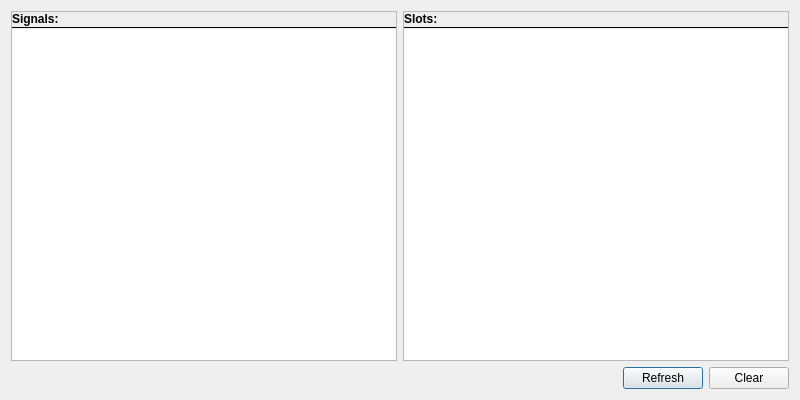
<?xml version="1.0" encoding="UTF-8"?>
<ui version="4.0">
 <class>ValueWidget</class>
 <widget class="QDialog" name="ValueWidget">
  <property name="windowModality">
   <enum>Qt::WindowModal</enum>
  </property>
  <property name="geometry">
   <rect>
    <x>0</x>
    <y>0</y>
    <width>800</width>
    <height>400</height>
   </rect>
  </property>
  <property name="minimumSize">
   <size>
    <width>350</width>
    <height>350</height>
   </size>
  </property>
  <property name="windowTitle">
   <string>Dialog</string>
  </property>
  <layout class="QHBoxLayout" name="horizontalLayout_2">
   <item>
    <layout class="QVBoxLayout" name="verticalLayout_3">
     <item>
      <layout class="QHBoxLayout" name="horizontalLayout_3">
       <item>
        <widget class="QScrollArea" name="scrollArea_3">
         <property name="widgetResizable">
          <bool>true</bool>
         </property>
         <widget class="QWidget" name="scrollAreaWidgetContents_4">
          <property name="geometry">
           <rect>
            <x>0</x>
            <y>0</y>
            <width>384</width>
            <height>344</height>
           </rect>
          </property>
          <layout class="QVBoxLayout" name="verticalLayout_2">
           <property name="spacing">
            <number>0</number>
           </property>
           <property name="leftMargin">
            <number>0</number>
           </property>
           <property name="topMargin">
            <number>0</number>
           </property>
           <property name="rightMargin">
            <number>0</number>
           </property>
           <property name="bottomMargin">
            <number>0</number>
           </property>
           <item>
            <widget class="QLabel" name="label">
             <property name="font">
              <font>
               <bold>true</bold>
              </font>
             </property>
             <property name="text">
              <string>Signals:</string>
             </property>
             <property name="margin">
              <number>6</number>
             </property>
             <property name="indent">
              <number>0</number>
             </property>
            </widget>
           </item>
           <item>
            <widget class="Line" name="line">
             <property name="frameShadow">
              <enum>QFrame::Plain</enum>
             </property>
             <property name="orientation">
              <enum>Qt::Horizontal</enum>
             </property>
            </widget>
           </item>
           <item>
            <widget class="QListWidget" name="listWidget_signal">
             <property name="frameShape">
              <enum>QFrame::NoFrame</enum>
             </property>
             <property name="defaultDropAction">
              <enum>Qt::IgnoreAction</enum>
             </property>
             <property name="alternatingRowColors">
              <bool>true</bool>
             </property>
             <property name="selectionMode">
              <enum>QAbstractItemView::NoSelection</enum>
             </property>
            </widget>
           </item>
          </layout>
         </widget>
        </widget>
       </item>
       <item>
        <widget class="QScrollArea" name="scrollArea_2">
         <property name="widgetResizable">
          <bool>true</bool>
         </property>
         <widget class="QWidget" name="scrollAreaWidgetContents_2">
          <property name="geometry">
           <rect>
            <x>0</x>
            <y>0</y>
            <width>384</width>
            <height>344</height>
           </rect>
          </property>
          <layout class="QVBoxLayout" name="verticalLayout_4">
           <property name="spacing">
            <number>0</number>
           </property>
           <property name="leftMargin">
            <number>0</number>
           </property>
           <property name="topMargin">
            <number>0</number>
           </property>
           <property name="rightMargin">
            <number>0</number>
           </property>
           <property name="bottomMargin">
            <number>0</number>
           </property>
           <item>
            <widget class="QLabel" name="label_2">
             <property name="font">
              <font>
               <bold>true</bold>
              </font>
             </property>
             <property name="text">
              <string>Slots:</string>
             </property>
             <property name="margin">
              <number>6</number>
             </property>
             <property name="indent">
              <number>0</number>
             </property>
            </widget>
           </item>
           <item>
            <widget class="Line" name="line_2">
             <property name="frameShadow">
              <enum>QFrame::Plain</enum>
             </property>
             <property name="orientation">
              <enum>Qt::Horizontal</enum>
             </property>
            </widget>
           </item>
           <item>
            <widget class="QListWidget" name="listWidget_slot">
             <property name="frameShape">
              <enum>QFrame::NoFrame</enum>
             </property>
             <property name="editTriggers">
              <set>QAbstractItemView::EditKeyPressed</set>
             </property>
             <property name="showDropIndicator" stdset="0">
              <bool>false</bool>
             </property>
             <property name="defaultDropAction">
              <enum>Qt::IgnoreAction</enum>
             </property>
             <property name="alternatingRowColors">
              <bool>true</bool>
             </property>
             <property name="selectionMode">
              <enum>QAbstractItemView::NoSelection</enum>
             </property>
            </widget>
           </item>
          </layout>
         </widget>
        </widget>
       </item>
      </layout>
     </item>
     <item>
      <layout class="QHBoxLayout" name="horizontalLayout">
       <item>
        <spacer name="horizontalSpacer">
         <property name="orientation">
          <enum>Qt::Horizontal</enum>
         </property>
         <property name="sizeHint" stdset="0">
          <size>
           <width>40</width>
           <height>20</height>
          </size>
         </property>
        </spacer>
       </item>
       <item>
        <widget class="QPushButton" name="pushButton_refresh">
         <property name="text">
          <string>Refresh</string>
         </property>
        </widget>
       </item>
       <item>
        <widget class="QPushButton" name="pushButton_clear">
         <property name="text">
          <string>Clear</string>
         </property>
        </widget>
       </item>
      </layout>
     </item>
    </layout>
   </item>
  </layout>
 </widget>
 <resources/>
 <connections/>
</ui>
